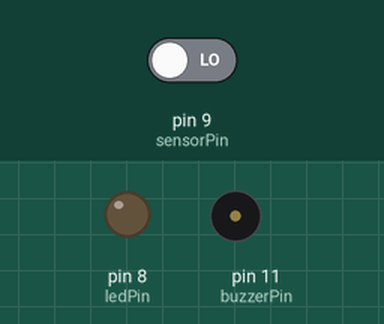
The sketch below on a simulated Arduino Uno, built with avr-gcc and run on an emulated ATmega328P. On the bench: output pins drawn as LEDs (lit = HIGH), buzzer (waves = sounding, pin HIGH). Dashed ring = blinking. The test bench sets the inputs (shaded band); at power-on: pin 9 (sensorPin) LOW.

Above: at 1.2 s.
1.3 s: pin 9 (sensorPin) driven HIGH
At 1.5 s:
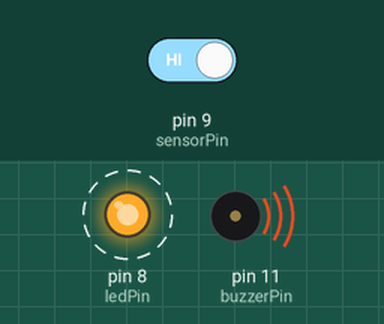
4.3 s: pin 9 (sensorPin) driven LOW
At 4.7 s:
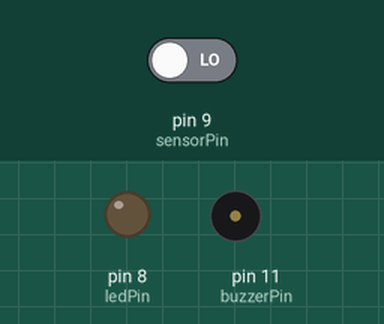
Timing chart, 0 to 7.3 s (numbered marks = the images above; inputs shaded):
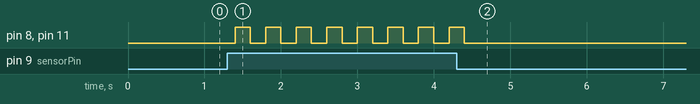

Measured:
- after the input at 1.3 s, pin 8 (ledPin), pin 11 (buzzerPin): alternates HIGH for 0.20 s and LOW for 0.20 s, starting after 0.10 s
- after the input at 4.3 s, pin 8 (ledPin), pin 11 (buzzerPin): goes on until 4.4 s, then stays LOW

The sketch:

hirsiz_alarm.ino
```cpp
int sensorPin=9;
int buzzerPin=11;
int ledPin=8;

void setup() {
  pinMode(sensorPin,INPUT);
  pinMode(buzzerPin,OUTPUT);
  pinMode(ledPin,OUTPUT);

}

void loop()
{
  int deger = digitalRead(sensorPin);
  if (deger==HIGH)
  {
    digitalWrite(buzzerPin,HIGH);
    digitalWrite(ledPin,HIGH);
    delay(200);
    digitalWrite(buzzerPin,LOW);
    digitalWrite(ledPin,LOW);
    delay(200);
    digitalWrite(buzzerPin,HIGH);
    digitalWrite(ledPin,HIGH);

  }
  else
  {
     digitalWrite(buzzerPin,LOW);
     digitalWrite(ledPin,LOW);
     delay(200);
  }

}
```
